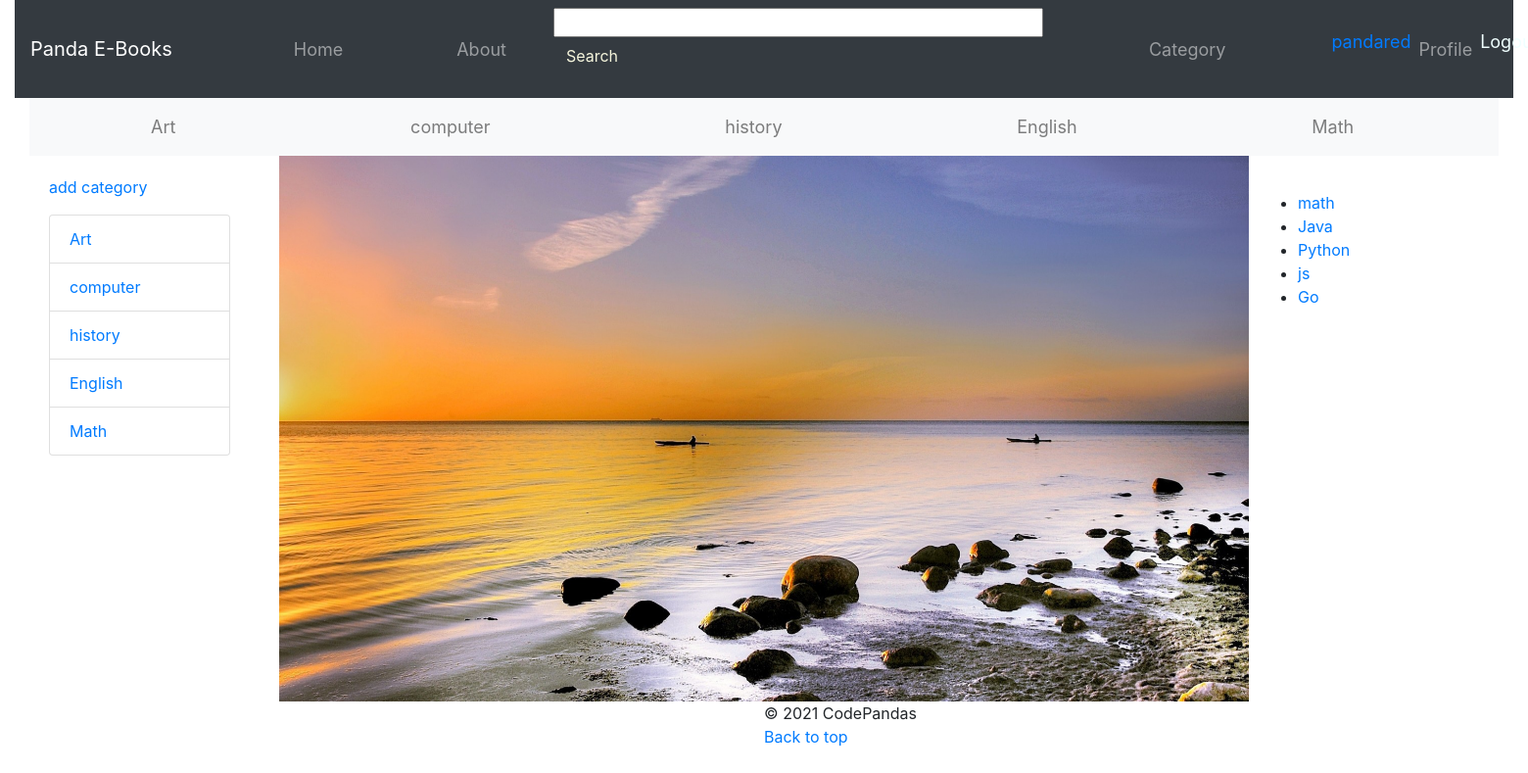
Screenshot of / (signed in) with the database file from the repository.
### panda/models.py (models this page shows, shortened)
class Category(models.Model):
    MAX_LENGTH = 200
    name = models.CharField(max_length=MAX_LENGTH,unique=True)
    likes = models.IntegerField(default=0)
    Sdescription =models.CharField(max_length=MAX_LENGTH)
    slug = models.SlugField(unique=True,blank=True)
    class Meta:
        verbose_name_plural = 'Categories'

class Book(models.Model):
    TITLE_MAX_SIZE = 128
    category = models.ForeignKey(Category, on_delete=models.CASCADE)
    name = models.CharField(max_length=TITLE_MAX_SIZE)
    slug = models.SlugField(unique=True,blank=True)
    views = models.IntegerField(default=0)
    image = models.ImageField(upload_to='book_images',blank = True)
    likes = models.IntegerField(default=0)
    rating = models.FloatField(default=0.0)
    description = models.CharField(max_length=500)
    def photo_url(self):
        if self.image and hasattr(self.image, 'url'):
            return self.image.url
        else:
            return '/media/book_images/rango.jpg'

### panda/views.py (the view)
# urls.py: path('',views.homepage, name='homepage'),
def homepage(request):
    context_dict ={}
    category_list = Category.objects.order_by('-likes')[:5]
    book_list = Book.objects.order_by('-likes')[:5]
    context_dict['categories'] = category_list
    context_dict['books'] = book_list
    return render(request,'panda/homepage.html',context=context_dict)

### templates/panda/homepage.html (shortened to what this page needs)
{% extends 'panda/base.html' %}
{% load staticfiles %}
{% block main_block %}
<div class="container-fluid">
  <nav class="navbar navbar-expand-lg navbar-light bg-light">
    <div class="collapse navbar-collapse" id="navbarSupportedContent">
      {% if categories %}
      {% for category in categories %}
      <ul class="navbar-nav mr-auto" >
    <a class="nav-link" href="{% url 'panda:show_category' category.slug %}">{{ category.name }}
    </a>
  </ul>
      {% endfor %}
      {% endif %}
    </div>
  </nav>
</div>
<div class="container-fluid">
  <div class="row">
    <div class="col-2">
      <div class="card-body">
        <a href="{% url 'panda:add_category' %}">add category</a>
        <p class="card-text">
        {% if categories %}
        <ul class="list-group">
        {% for category in categories %}
        <li class="list-group-item"><a href="{% url 'panda:show_category' category.slug %}">{{ category.name }}</a></li>
        {% endfor %}
        </ul>
        {% else %}
        <strong>There are no categories present.</strong>
        {% endif %}
        </p>
      </div>
    </div>
    <div class="col-8" >
      <div id="carouselExampleSlidesOnly" class="carousel slide" data-ride="carousel">
        <div class="carousel-inner">
          <div class="carousel-item active">
            <img src="{% static 'images/rango.jpg' %}" class="d-block w-100" alt="...">
        </div>
        </div>
      </div>
    </div>
    <div class="col">
      <div class="card-body">
        <p class="card-text">
        {% if books %}
        <ul class="list-group">
        {% for book in books %}
        <li><a href="{% url 'panda:show_book' book.slug %}">{{ book.name }}</a></li>
        {% endfor %}
        </ul>
        {% else %}
        <strong>There are no books present.</strong>
        {% endif %}
        </p>
      </div>
    </div>
  </div>
</div>
{% endblock %}

### templates/panda/base.html (shortened to what this page needs)
<!DOCTYPE html>
{% load staticfiles %}
<html lang="en">
    <head>
        <link rel="stylesheet" href="/static/bootstrap/css/bootstrap.min.css">
      </head>
      <body>
            <header class ="container-fluid" id ="top">
                {% block header_block %}
                <nav class="navbar navbar-expand-lg navbar-dark bg-dark">
                    <a class="navbar-brand" href="{% url 'panda:homepage' %}">Panda E-Books</a>
                    <div class="collapse navbar-collapse" id="navbarSupportedContent">
                      <ul class="navbar-nav mr-auto">
                          <a class="nav-link" href="{% url 'panda:homepage' %}">Home </a>
                      </ul>
                      <ul class="navbar-nav mr-auto">
                        <a class="nav-link" href="{% url 'panda:homepage' %}">About </a>
                    </ul>
                    <ul>
                      <form >
                          <input class="search" >
                          <button class="btn" type="submit" style="color: beige;">Search</button>
                      </form> </ul>
                    <ul class="navbar-nav mr-auto">
                      <a class="nav-link" href="{% url 'panda:homepage' %}">Category </a>
                  </ul>
                  <ul class="navbar-nav mr-auto">
                    {% if user.is_authenticated %}
                   <li><a href="{% url 'panda:profile' user.username %}">{{user.username}}</a></li>
                   <li >
                    <a class="nav-link" href="{% url 'panda:profile' user.username %}">Profile</a>
                    </li>
                    <li><a href="{% url 'auth_logout' %}?next={% url 'panda:homepage' %}" style="color: azure;">Logout</a></li>
                {% else %}
                    <li ><a href="{% url 'auth_login' %}" style="color: azure;padding-right: 2px;">login</a></li>
                    <li><a href="#" style="color: azure;padding-right: 2px;">|</a></li>
                    <li><a href="{% url 'registration_register' %}"style="color: azure;padding-right: 2px;">sign up</a></li>
                {% endif %}
                </ul>
                    </div>
                  </nav>
                  {% endblock %}
                  <div>
                    {% block main_block %}{% endblock %}
                  </div>
                  <footer class="container-fluid">
                    <footer>
                      <p class ="back" >&copy; 2021 CodePandas </p><br/>
                      <p class ="back"><a href="#top">Back to top</a></p>
                  </footer>
                  </footer>
            </header>
      </body>
    </html>

### templates/panda/base.html (style rules this page uses)
.navbar-nav { padding-left: 100px; font-size: large; }
.back { text-align: center; position: absolute; left:50%; }
.search { width: 500px; }

### rows the page displays
Category: name "Art"
Category: name "computer"
Category: name "history"
Category: name "English"
Category: name "Math"
Book: name "math"
Book: name "Java"
Book: name "Python"
Book: name "js"
Book: name "Go"

### other values shown
{{ user.username }} "pandared"
